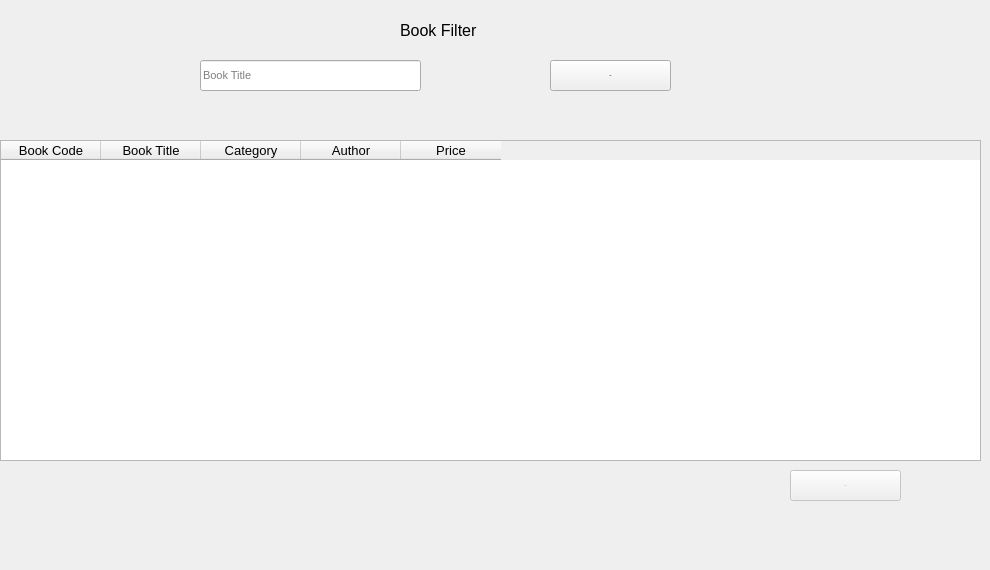
      <widget class="QWidget" name="tab_8">
       <attribute name="title">
        <string>Display Book</string>
       </attribute>
       <widget class="QLabel" name="label">
        <property name="geometry">
         <rect>
          <x>0</x>
          <y>20</y>
          <width>971</width>
          <height>541</height>
         </rect>
        </property>
        <property name="text">
         <string/>
        </property>
        <property name="pixmap">
         <pixmap resource="img.qrc">:/img/img/books.png</pixmap>
        </property>
        <property name="scaledContents">
         <bool>true</bool>
        </property>
       </widget>
       <widget class="QTableWidget" name="tableWidget_3">
        <property name="geometry">
         <rect>
          <x>0</x>
          <y>140</y>
          <width>981</width>
          <height>321</height>
         </rect>
        </property>
        <property name="font">
         <font>
          <pointsize>8</pointsize>
         </font>
        </property>
        <column>
         <property name="text">
          <string>Book Code</string>
         </property>
         <property name="font">
          <font>
           <pointsize>10</pointsize>
          </font>
         </property>
         <property name="textAlignment">
          <set>AlignCenter</set>
         </property>
        </column>
        <column>
         <property name="text">
          <string>Book Title</string>
         </property>
         <property name="font">
          <font>
           <pointsize>10</pointsize>
          </font>
         </property>
         <property name="textAlignment">
          <set>AlignCenter</set>
         </property>
        </column>
        <column>
         <property name="text">
          <string>Category</string>
         </property>
         <property name="font">
          <font>
           <pointsize>10</pointsize>
          </font>
         </property>
         <property name="textAlignment">
          <set>AlignCenter</set>
         </property>
        </column>
        <column>
         <property name="text">
          <string>Author</string>
         </property>
         <property name="font">
          <font>
           <pointsize>10</pointsize>
          </font>
         </property>
         <property name="textAlignment">
          <set>AlignCenter</set>
         </property>
        </column>
        <column>
         <property name="text">
          <string>Price</string>
         </property>
         <property name="font">
          <font>
           <pointsize>10</pointsize>
          </font>
         </property>
         <property name="textAlignment">
          <set>AlignCenter</set>
         </property>
        </column>
       </widget>
       <widget class="QLineEdit" name="lineEdit_2">
        <property name="geometry">
         <rect>
          <x>200</x>
          <y>60</y>
          <width>221</width>
          <height>31</height>
         </rect>
        </property>
        <property name="font">
         <font>
          <pointsize>8</pointsize>
         </font>
        </property>
        <property name="placeholderText">
         <string>Book Title</string>
        </property>
       </widget>
       <widget class="QPushButton" name="pushButton_33">
        <property name="enabled">
         <bool>false</bool>
        </property>
        <property name="geometry">
         <rect>
          <x>790</x>
          <y>470</y>
          <width>111</width>
          <height>31</height>
         </rect>
        </property>
        <property name="font">
         <font>
          <pointsize>-1</pointsize>
         </font>
        </property>
        <property name="text">
         <string>Export</string>
        </property>
       </widget>
       <widget class="QLabel" name="label_54">
        <property name="geometry">
         <rect>
          <x>400</x>
          <y>20</y>
          <width>111</width>
          <height>20</height>
         </rect>
        </property>
        <property name="font">
         <font>
          <pointsize>12</pointsize>
         </font>
        </property>
        <property name="text">
         <string>Book Filter</string>
        </property>
       </widget>
       <widget class="QPushButton" name="pushButton_10">
        <property name="geometry">
         <rect>
          <x>550</x>
          <y>60</y>
          <width>121</width>
          <height>31</height>
         </rect>
        </property>
        <property name="font">
         <font>
          <pointsize>-1</pointsize>
         </font>
        </property>
        <property name="text">
         <string>Filter</string>
        </property>
       </widget>
      </widget>
